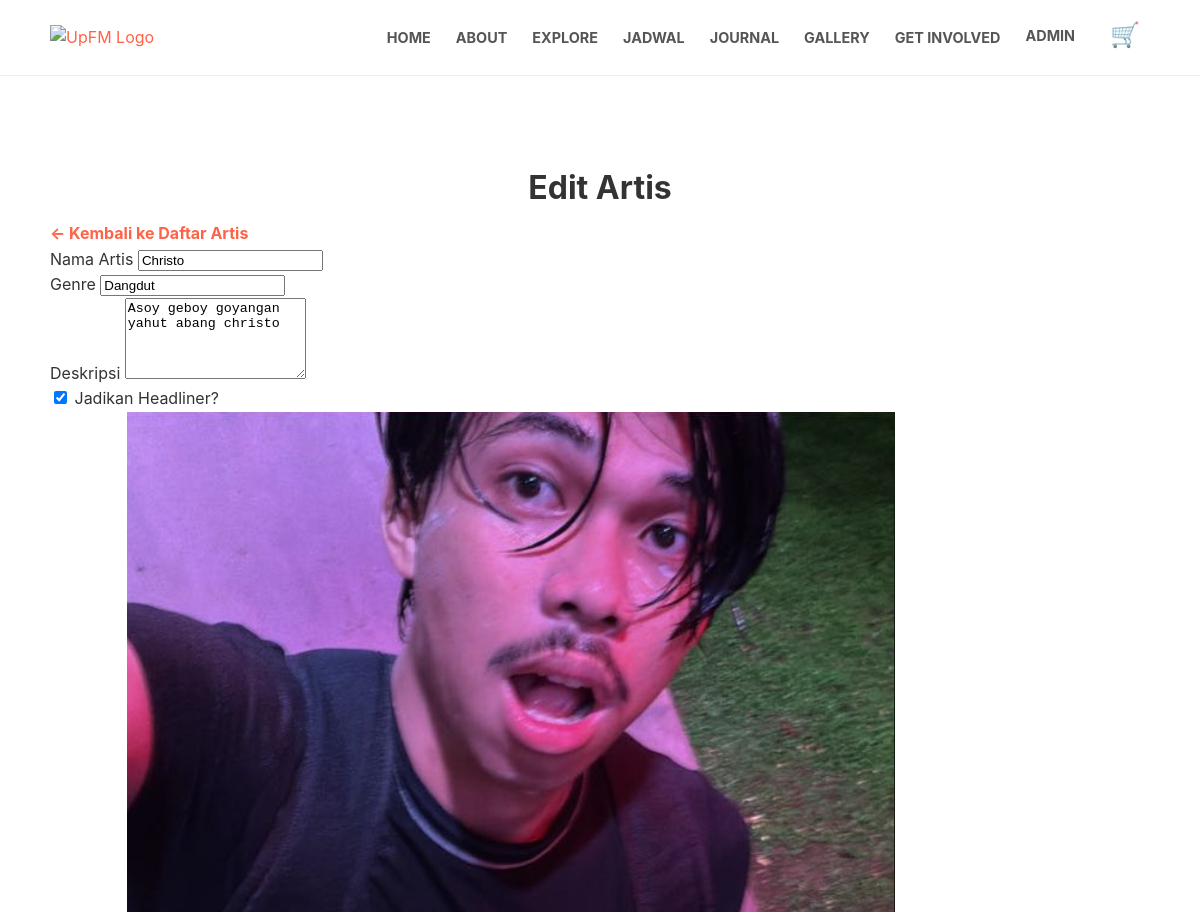
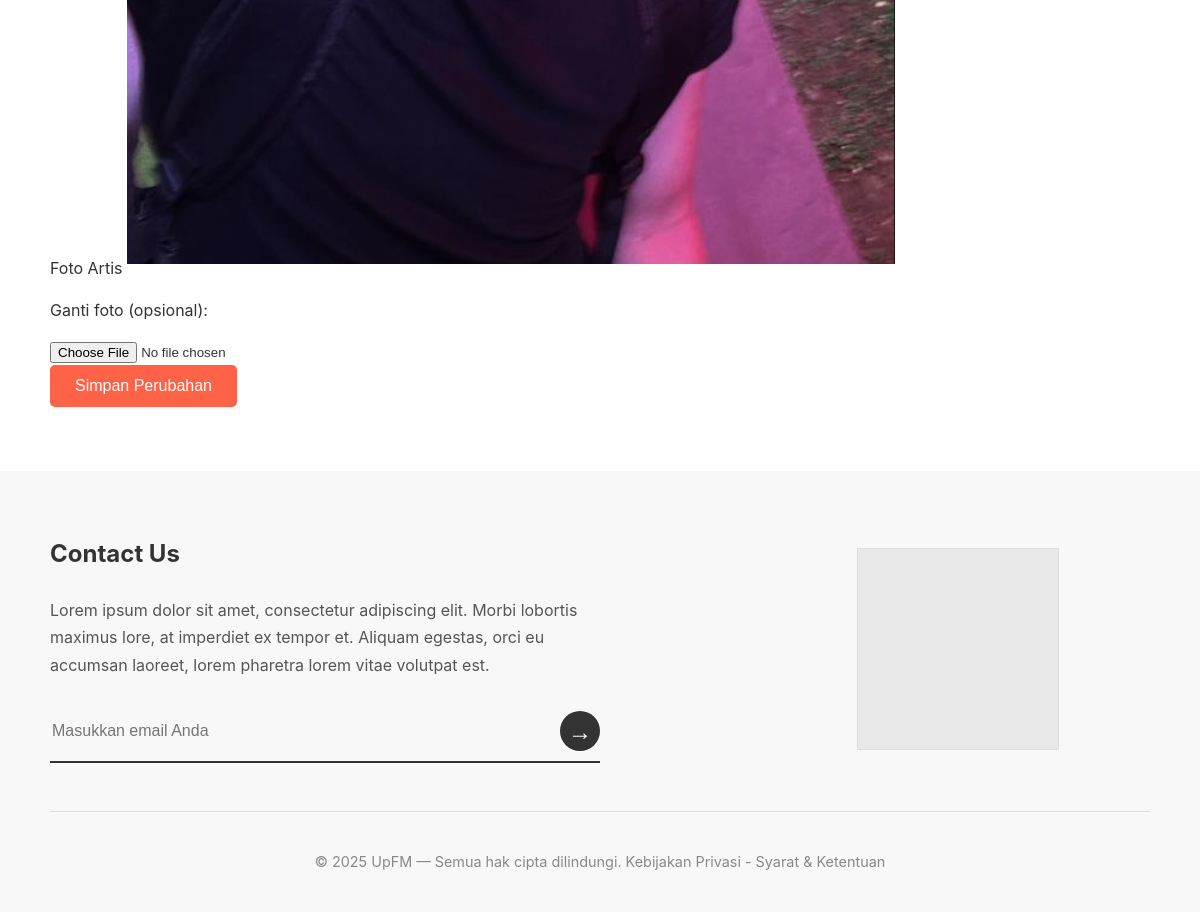
The app's page /admin/edit_artis.php?id=1 (signed in) with its own data (2 pictures, top to bottom).
### tables this page shows
CREATE TABLE `artists` (
  `id` int(11) NOT NULL,
  `name` varchar(255) NOT NULL,
  `genre` varchar(100) DEFAULT NULL,
  `image_url` varchar(255) DEFAULT 'default_artist.jpg',
  `description` text DEFAULT NULL,
  `is_headliner` tinyint(1) NOT NULL DEFAULT 0
);

### admin/edit_artis.php (the view, shortened to what this page needs)
<?php
require_once '../includes/db.php';
$page_title = 'Tambah Artis';
$artist_id = isset($_GET['id']) ? (int)$_GET['id'] : 0;
$is_edit_mode = ($artist_id > 0);
$name = ''; $genre = ''; $description = ''; $is_headliner = 0; $current_image = '';
if ($is_edit_mode) {
    $page_title = 'Edit Artis';
    $stmt = $conn->prepare("SELECT * FROM artists WHERE id = ?");
    $stmt->bind_param("i", $artist_id);
    $stmt->execute();
    $artist = $stmt->get_result()->fetch_assoc();
    if ($artist) {
        $name = $artist['name'];
        $genre = $artist['genre'];
        $description = $artist['description'];
        $is_headliner = $artist['is_headliner'];
        $current_image = $artist['image_url'];
    }
}
require_once '../includes/header.php';
?>
<div class="container page-container">
    <h1 class="page-main-title"><?php echo $page_title; ?></h1>
    <a href="kelola_artis.php" class="btn-back">← Kembali ke Daftar Artis</a>
    <form class="admin-form" action="edit_artis.php?id=<?php echo $artist_id; ?>" method="POST" enctype="multipart/form-data">
        <div class="form-group">
            <label for="name">Nama Artis</label>
            <input type="text" id="name" name="name" value="<?php echo htmlspecialchars($name); ?>" required>
        </div>
        <div class="form-group">
            <label for="genre">Genre</label>
            <input type="text" id="genre" name="genre" value="<?php echo htmlspecialchars($genre); ?>">
        </div>
        <div class="form-group">
            <label for="description">Deskripsi</label>
            <textarea id="description" name="description" rows="5"><?php echo htmlspecialchars($description); ?></textarea>
        </div>
        <div class="form-group form-group-check">
            <input type="checkbox" id="is_headliner" name="is_headliner" value="1" <?php echo $is_headliner ? 'checked' : ''; ?>>
            <label for="is_headliner">Jadikan Headliner?</label>
        </div>
        <div class="form-group">
            <label for="image">Foto Artis</label>
            <?php if ($current_image): ?>
                <img src="/upfm_web/assets/images/artists/<?php echo $current_image; ?>" alt="Foto saat ini" class="table-thumbnail" style="margin-bottom: 10px;">
                <p>Ganti foto (opsional):</p>
            <?php endif; ?>
            <input type="file" id="image" name="image" accept="image/*">
        </div>
        <button type="submit" class="btn-standard">Simpan Perubahan</button>
    </form>
</div>
<?php
require_once '../includes/footer.php';
?>

### assets/css/style.css (style rules this page uses)
:root { --primary-color: #ff6347; --dark-color: #333; --light-gray: #f8f8f8; --placeholder-gray: #e9e9e9; --text-color: #555; }
body { font-family: -apple-system, BlinkMacSystemFont, "Segoe UI", Roboto, Helvetica, Arial, sans-serif; margin: 0; background: #fff; color: var(--dark-color); line-height: 1.6; }
.container { max-width: 1100px; margin: 0 auto; padding: 0 20px; }
h1, h2, h3 { font-weight: bold; }
a { color: var(--primary-color); text-decoration: none; }
.page-container { padding-top: 4rem; padding-bottom: 4rem; }
.page-main-title { text-align: center; font-size: 2rem; margin-bottom: 0.5rem; }
.btn-back { font-weight: bold; }
.btn-standard { display: inline-block; padding: 12px 25px; background: var(--primary-color); color: white; border: none; border-radius: 5px; font-size: 1rem; cursor: pointer; text-align: center; transition: background-color 0.2s ease; }

### records on screen
artists: name "Christo", genre "Dangdut", description "Asoy geboy goyangan yahut abang christo", is_headliner "☑", image_url (picture)

### other values on screen
$_SESSION['user_name'] "ADMIN"
$page_title "Edit Artis"
